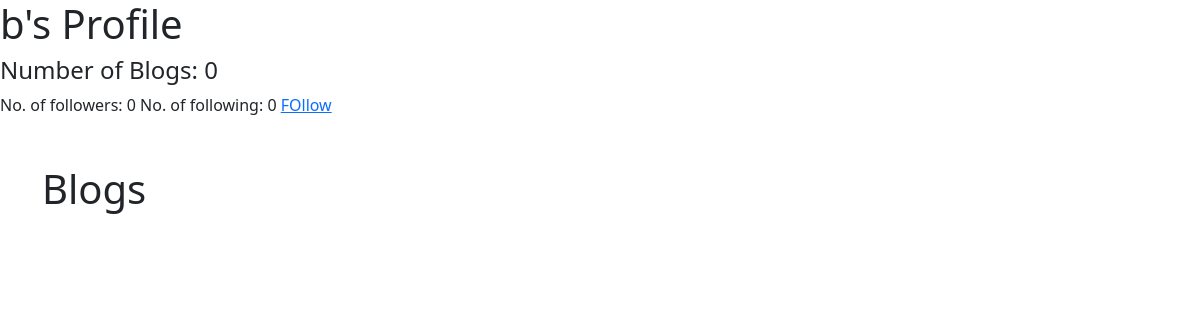
Page /user/b (signed in) on the earlier database version.
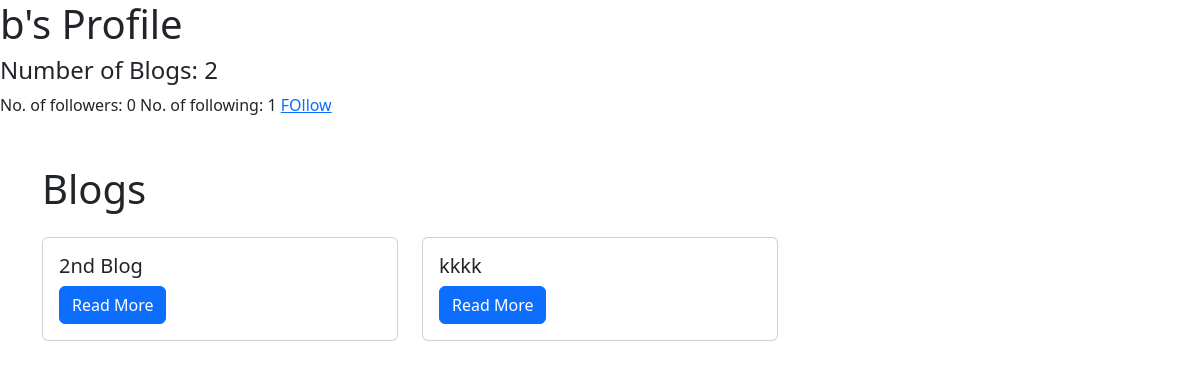
Same page on the later database version.
### application/models.py (models this page shows)
class Blog(db.Model):
    id = db.Column(db.Integer, primary_key=True)
    title = db.Column(db.String(150), nullable=False)
    content = db.Column(db.String(500), nullable=False)
    image_url = db.Column(db.String(200), nullable=True)
    timestamp = db.Column(db.DateTime, default=datetime.utcnow)
    user_id = db.Column(db.Integer, db.ForeignKey('user.id'), nullable = False)

### application/controllers.py (the view)
@app.route('/user/<username>')
def user_profile(username):
    user = User.query.filter_by(username=username).first()
    blogs = Blog.query.filter_by(user_id=user.id).all()
    number_of_blogs = len(blogs)
    if 'username' in session and session['username'] == username:
        return render_template('user_profile.html', user=user, blogs=blogs, followers=user.followers(), following=user.following(), number_of_blogs=number_of_blogs, is_self=True)
    else:
        current_user = User.query.filter_by(username=session['username']).first()
        is_following=current_user.is_following(user)
        number_followers=len(user.followers())
        number_following= len(user.following())
        print(user.followers())
        print(user.following())
        print(blogs)
        return render_template('user_profile.html', user=user, blogs=blogs, is_self=False, is_following=is_following, followers=user.followers(), following=user.following(), number_of_blogs=number_of_blogs, number_followers=number_followers, number_following=number_following)

### application/models.py (called while the page is built)
    def is_following(self, other_user):
        follow = Follow.query.filter(Follow.follower_id==self.id, Follow.followed_id==other_user.id).first()
        return follow is not None

    def followers(self):
        return User.query.join(Follow, Follow.follower_id==User.id).filter(Follow.followed_id==self.id).all()

    def following(self):
        return User.query.join(Follow, Follow.followed_id==User.id).filter(Follow.follower_id==self.id).all()

### templates/user_profile.html (shortened to what this page needs)
{% extends "base.html" %} {% block content %}
<h1>{{user.username}}'s Profile</h1>
<h4>Number of Blogs: {{number_of_blogs}}</h4>
{% if not is_self %} No. of followers: {{number_followers}} No. of following:
{{number_following}} {% if is_following %}
<a href="{{ url_for('unfollow_route', username=user.username) }}"> Unfollow</a>
{% else %}
<a href="{{ url_for('follow_route', username=user.username) }}">FOllow</a>
{% endif %} {% endif %}
<div class="container mt-5">
  <div class="row">
    <h1>Blogs</h1>
    {% for blog in blogs %}
    <div class="col-md-4">
      <div class="card mt-3">
        <div class="card-body">
          <h5 class="card-title">{{ blog.title }}</h5>
          <a href="{{ url_for('blog', id=blog.id)}}" class="btn btn-primary"
            >Read More</a
          >
        </div>
      </div>
    </div>
    {% endfor %}
  </div>
</div>
{% endblock %}

Differences in the rows shown:
added Blog: title "2nd Blog"
added Blog: title "kkkk"
Other differences:
{{ number_of_blogs }}: "0" → "2"
{{ number_following }}: "0" → "1"
